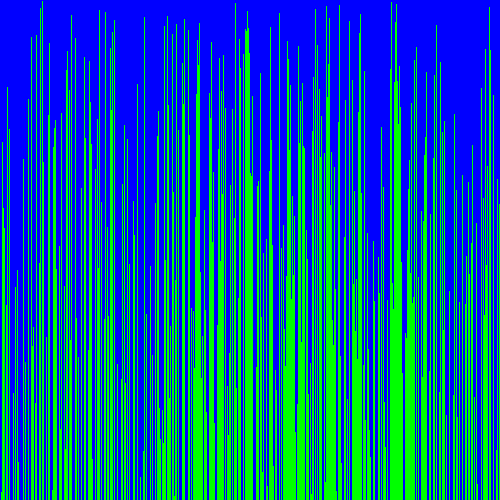
Frame 1 (no input)
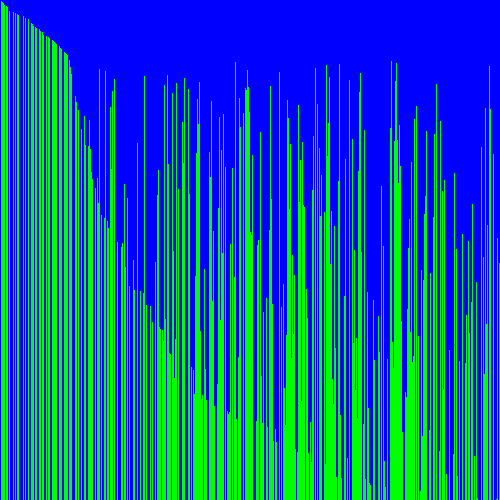
Frame 60 (the mouse pressed at the canvas centre just before this capture)
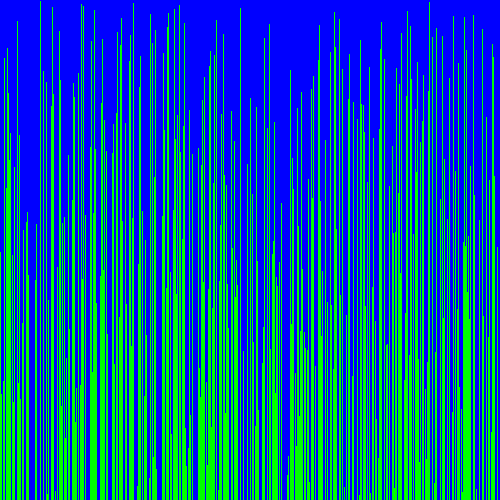
Frame 120 (the mouse held since frame 60 and released just before this capture)

The Processing sketch that drew these frames (run headless with seeded random() and noise(); from frame 60 on, the mouse is pressed at the canvas centre):

// Processing sketch: visual_array_sorter
// ── visual_array_sorter.pde
import java.util.Random;
//1. create an array of ints. don't initialize it yet.

Random r = new Random();
int[] integers;
void setup() {
  //2. set the size of your window
  //  if you are using Processing 3, you cannot use variables
  //  because the developers don't know how programming is supposed to work.
  size(500, 500);
  //3. initialize your array with the built in width variable
  integers = new int[width];
  //4. initialize the ints in the array with random numbers
  //   from 0 to the built in height variable
  for (int i= 0; i< integers.length; i++) {
    integers[i] = r.nextInt(height);
  }
  //5. call the noStroke() method
  noStroke();
}

void draw() {
  //6. set the background color with background(r, g, b);
  background(0, 0, 255);
  //7. set the color for your graph
  fill(0, 255, 0);
  //8. draw a rectangle for each int in your array.
  //   the x value will be the element of the int
  //   the y value will the height variable
  //   the width is 1
  //   the height is negative the value of the int at that element in the array
  for (int i = 0; i< integers.length; i++) {
    rect(integers[i], width, 1, -i);
  }
  stepSort(integers);

  if (mousePressed) {

    randomize();
  }

  }

//9. call the stepSort method

//10. extract the code that randomizes the array into a method.
void randomize() {
  for (int i= 0; i< integers.length; i++) {
    integers[i] = r.nextInt(height);
  }
}

//11. call the method you made in step 10 when the mouse is pressed


void stepSort(int[] arr) {
  for (int i = 1; i < arr.length; i++) {
    if (arr[i - 1] < arr[i]) {
     int  t = arr[i];
      arr[i] = arr[i - 1];
      arr[i - 1] = t;
    }
  }
}
